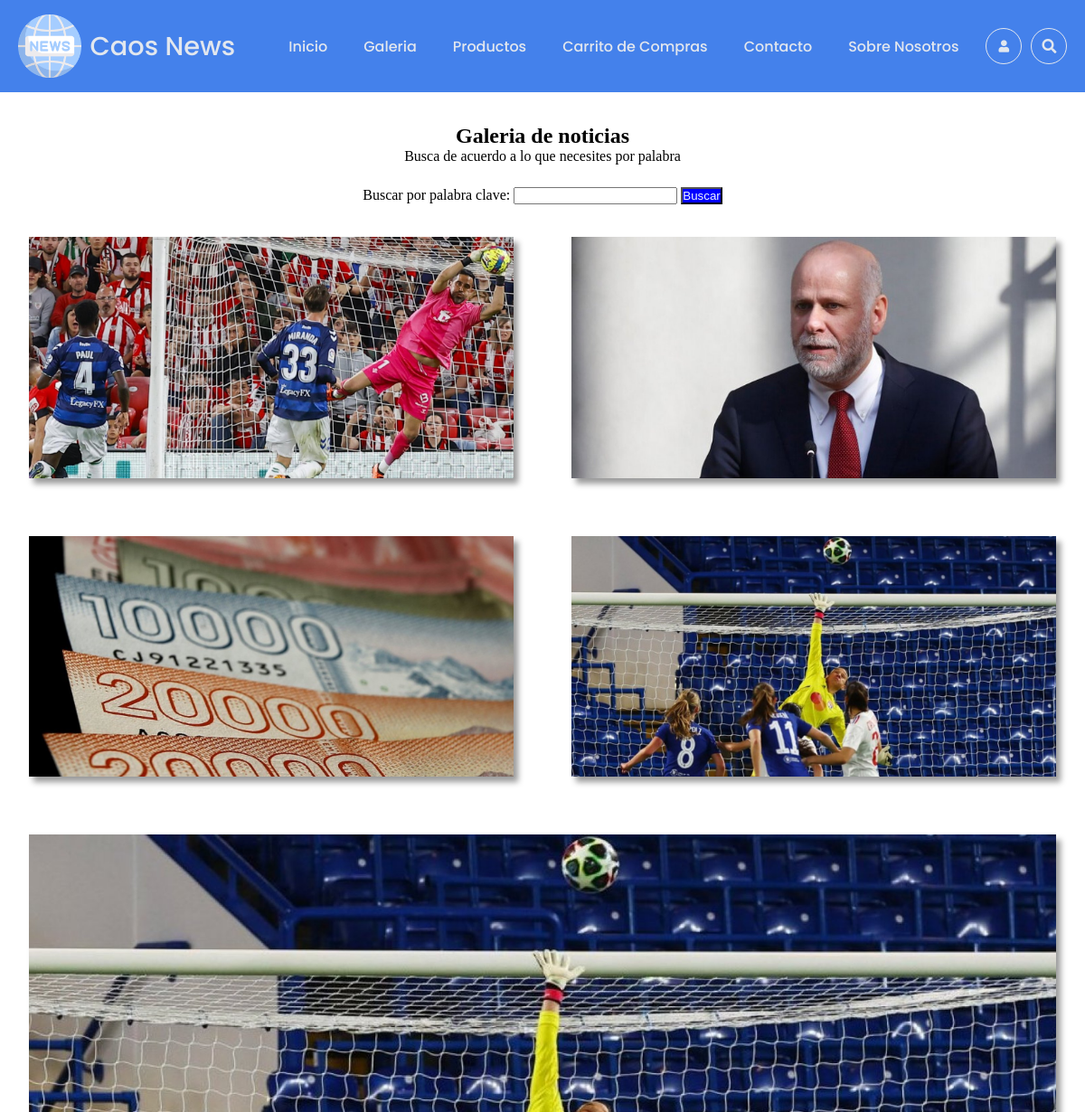
/galeria/ (upper part), run on an earlier commit of the app's database.
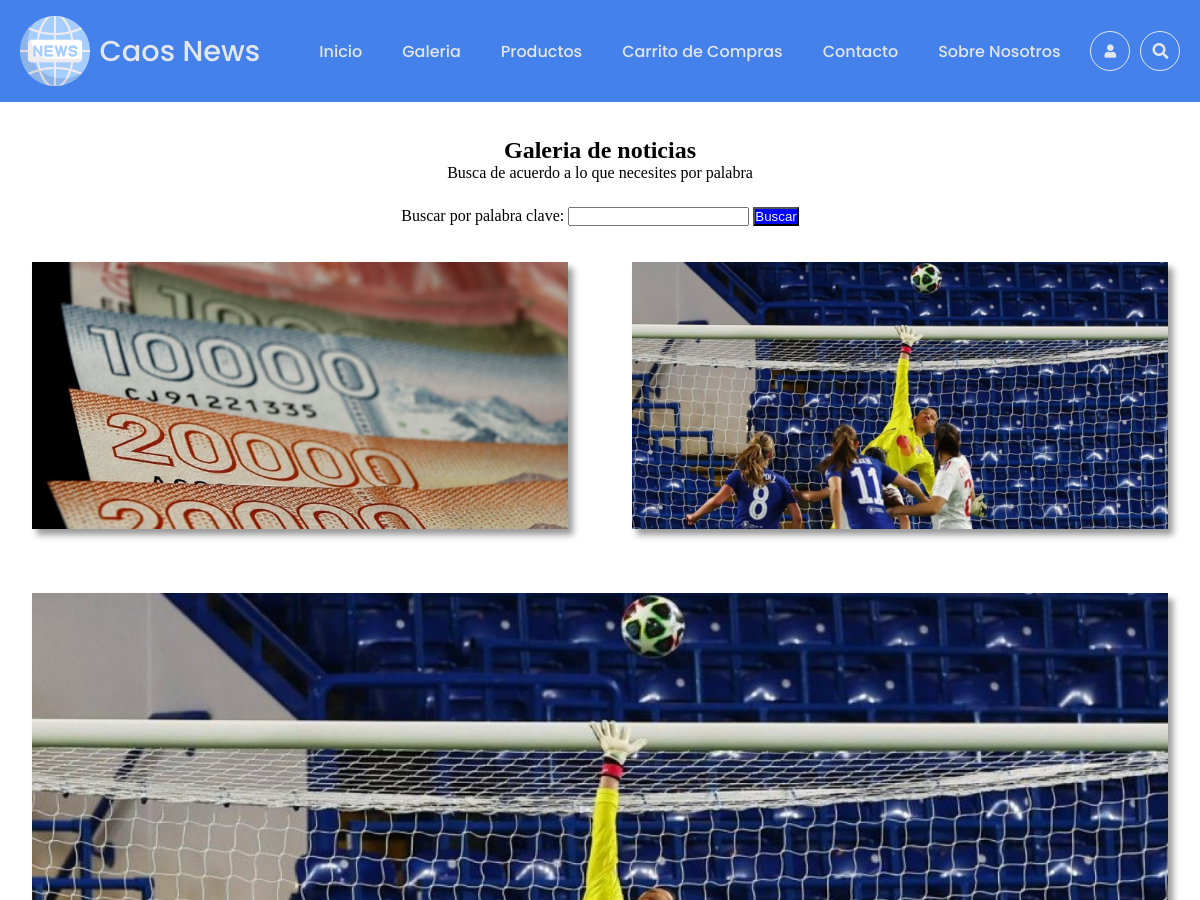
And on a later commit of the database.
### webCaos/models.py (models this page shows, shortened)
class Noticia(models.Model):
    IDNot=models.AutoField(primary_key=True)
    Titulo=models.CharField(max_length=100)
    Descrip=models.TextField(max_length=1000)
    Fecha=models.DateField(now.date())
    categoria=models.ForeignKey(Categoria,on_delete=models.CASCADE)
    periodista=models.ForeignKey(Periodista,on_delete=models.CASCADE)
    Foto=models.ImageField(upload_to='fotos',null=True)
    Publicado=models.BooleanField(default=False)

### webCaos/views.py (the view)
# urls.py: path('galeria/',galeria,name='GALE'),
def galeria(request):
    noticias = Noticia.objects.filter(Publicado=True)
    cantidad = Noticia.objects.filter(Publicado=True).count()
    contex = {"Noticias":noticias,'cantidad':cantidad}
    return render(request,'galeria.html',contex)

### webCaos/templates/galeria.html (shortened to what this page needs)
{% extends "base.html" %}
{% load static  %}
{% block css %}
    <link rel="stylesheet" href="{% static 'css/bienvenido.css' %}">
    <link rel="stylesheet" href="{% static 'css/galeria.css' %}">
{% endblock css %}
{% block contenido %}
    <section id="bienvenido">
        <h2>Galeria de noticias</h2>
        <p>Busca de acuerdo a lo que necesites por palabra</p>
    </section>
    <section id="blog">
            <form action="{% url 'BUSCARPALA' %}" method="post">
                Buscar por palabra clave:
                <input type="text" name="txtDesc" id="txtDesc">
                <button type="submit" class="btn" value="Buscar">Buscar</button>
            </form>
            <br>
            <br>
            <div class="container">
                <div class="gallery">
                {% for item in Noticias %}
                <div class="gallery-item">
                    <img class="gallery-image" src="{{item.Foto.url}}" alt="">
                </div>
                {% endfor %}
                </div>
            </div>
    </section>
    <br>
    <br>
    <br>
    <br>
    <br>
    <br>
    <br>
    <br>
    <br>
    <br>
    <br>
    <br>
{% endblock contenido %}

What changed in the data, as far as the page shows it:
removed Noticia: Foto (picture)
removed Noticia: Foto (picture)
